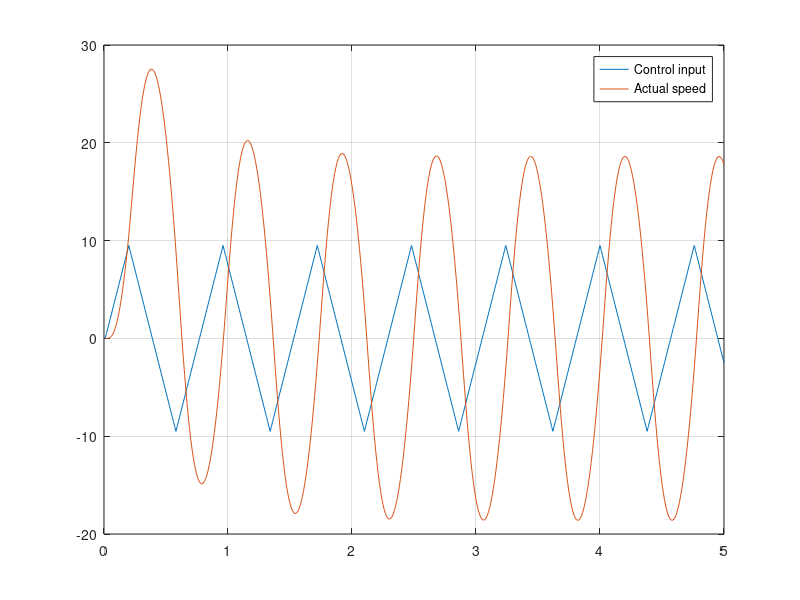

Reproduce this figure in MATLAB.
% sysid.m: Implements least squares system identification. The
% method is taken from Gene F. Franklin, J. David Powell, and
% Michael L. Workman. Digital Control of Dynamic Systems.
% Addison-Wesley, 3 edition, 1998, pages 503 -- 505.   
%
% Uses only Euler's approximation. User needs to convert plant TF
% to SS. Works in GNU Octave as well as MATLAB. 
%
% PRECONDITIONS: Tc < Tmin/10. Here, Tmin is the smallest time
% constant of the CL system, and Tc is the period at which the uC
% samples the plant states. In the lab manual Tc is denoted Ts. 
%----------------------------------------------------------------

clc; clear all; close all;

% ------------ Begin declarations -------------------------------

% Plant transfer function K/(s^2 + a*s + b)
% Parameter vector X = [K a b]’

% K=487e2; a=14.7+1e2; b=14.7e2;
K = 500; a = 25; b = 50;
% State space model of plant is 
%
% x1pdot = x2p;
% x2pdot = -b*x1p -a*x2p + up;
% yp = K*x1p;
%
% The suffix ``p'' represents plant, and the suffix ``c''
% represents controller.

% The plant states are sampled every Tc seconds  
Tc = 0.01;
% We control the plant in open-loop for tcfin seconds
tcfin = 5; 

%------ Declarations complete ---- Start simulation -------------

% Triangular control input
t = (1:tcfin/Tc)*Tc;
[Rt Ct] = size(t);
uc(1) = 0;
sgn = 1;
for i = 2:Ct
  uc(i) = uc(i-1) + sgn*0.5;
  if(uc(i)> 9.0)
    sgn = -1;
  elseif( uc(i) < -9 )
    sgn = 1;
  end
end
 
% Initialize
yp(1) = 0;   % Initial actual speed.
x1p(1) = 0; x2p(1) = 0;  % Initial state of the plant.

% Recursion
for i = 1:tcfin/Tc
 x1p(i+1) = x1p(i) + x2p(i)*Tc;
 x2p(i+1) = -b*Tc*x1p(i) + (1-a*Tc)*x2p(i) + Tc*uc(i);
 yp(i) = K*x1p(i);
end

% Plot
plot(t,uc,t,yp); grid; legend('Control input','Actual speed');
print -depsc sysid.eps

% We now have a set of input-output data from the plant. We use
% this data to perform system identification 

y = yp; u = uc;
k = 3;
for n =1:Ct-3
  Y(n,1) = (2/Tc)^2 * (y(k) - 2*y(k-1) + y(k-2));
  P(n,:) = [( u(k) + 2*u(k-1) + u(k-2)) ...
            (-2/Tc*( y(k)-y(k-2) ) ) -( y(k)+2*y(k-1)+y(k-2) )];
  k = k+1;
end

X = (P' * P)^(-1) * P' * Y           % X = [K a b]'